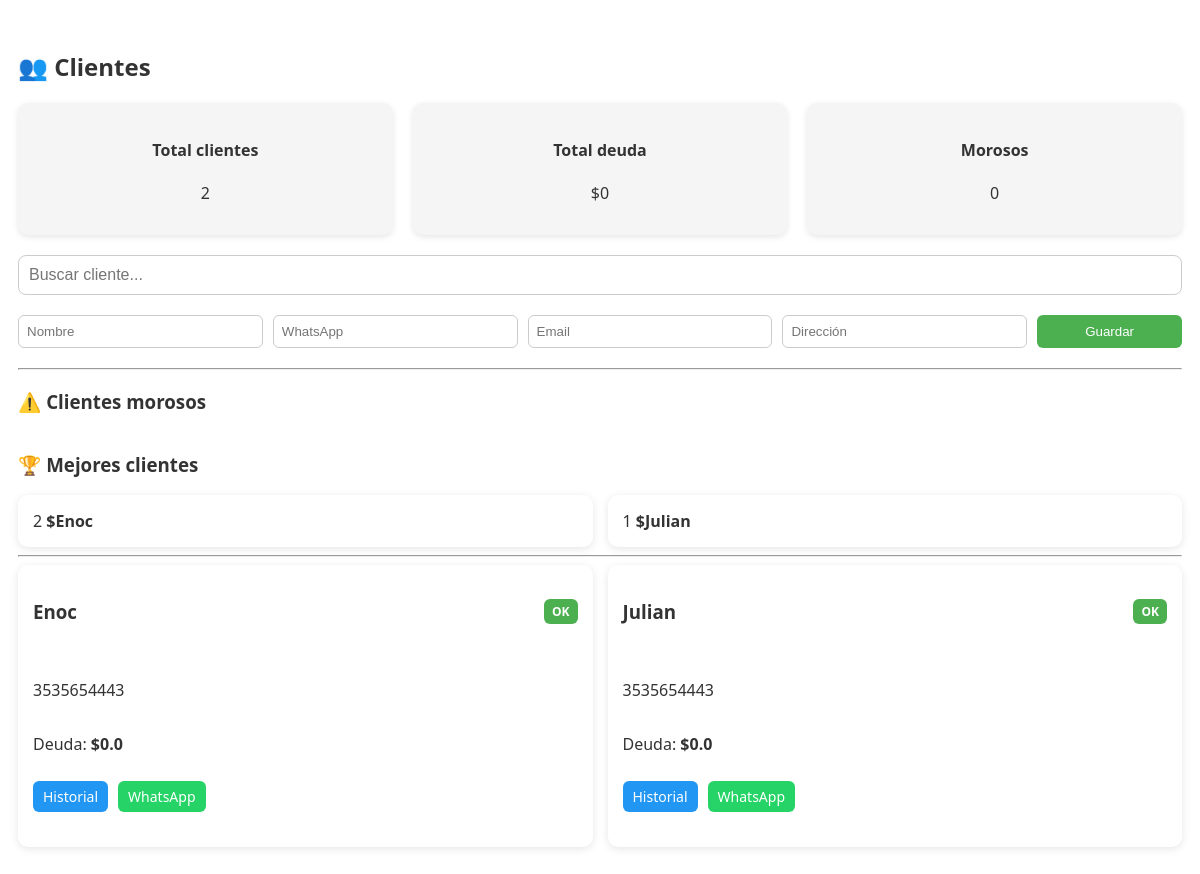
Page /clientes/ on the earlier database version.
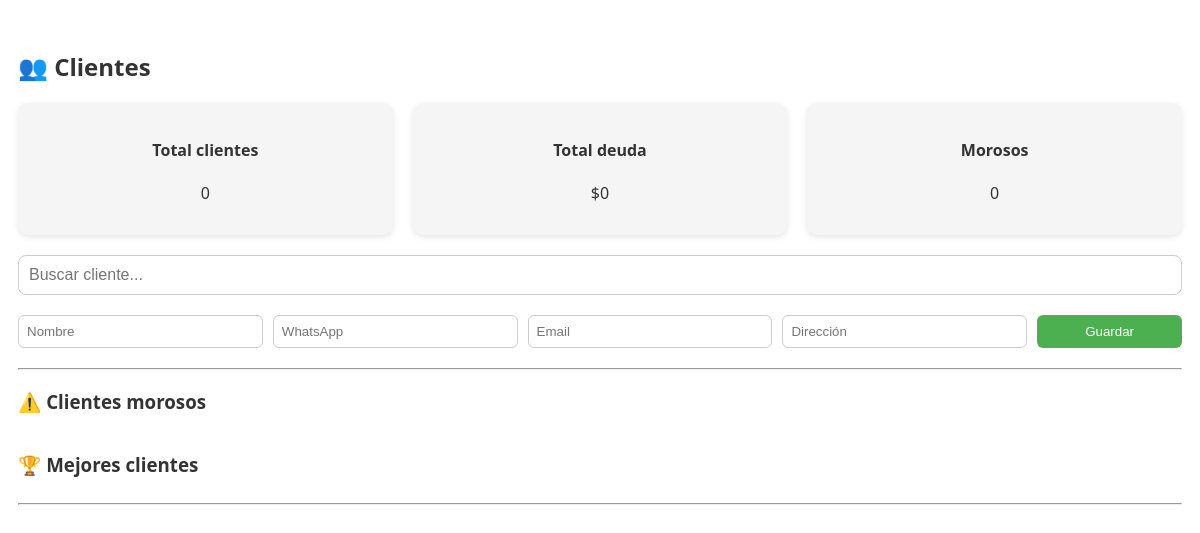
Same page on the later database version.
### app/models/cliente.py (models this page shows)
class Cliente(db.Model):
    id = db.Column(db.Integer, primary_key=True)
    nombre = db.Column(db.String(100), nullable=False)
    telefono = db.Column(db.String(20))
    email = db.Column(db.String(120))
    direccion = db.Column(db.String(200))
    saldo_deuda = db.Column(db.Float, default=0)
    fecha_creacion = db.Column(db.DateTime, default=datetime.utcnow)
    ventas = db.relationship("Venta", backref="cliente", lazy=True)
    pagos = db.relationship("Pago", backref="cliente", lazy=True)

### app/clientes.py (the view)
@clientes_bp.route("/")
def index():
    try:
        clientes = Cliente.query.order_by(Cliente.nombre).all()
        clientes_morosos = Cliente.query.filter(
            Cliente.saldo_deuda > 50000
        ).order_by(Cliente.saldo_deuda.desc()).all()
        ranking = (
            db.session.query(
                Cliente.id,
                Cliente.nombre,
                func.coalesce(func.sum(Venta.total), 0).label("total_compras")
            )
            .outerjoin(Venta)
            .group_by(Cliente.id)
            .order_by(func.sum(Venta.total).desc())
            .limit(10)
            .all()
        )
        total_deuda = db.session.query(func.sum(Cliente.saldo_deuda)).scalar() or 0
        return render_template(
            "clientes.html",
            clientes=clientes,
            clientes_morosos=clientes_morosos,
            ranking=ranking,
            total_deuda=total_deuda
        )
    except Exception as e:
        flash("Error cargando clientes", "error")
        return render_template("clientes.html", clientes=[], clientes_morosos=[], ranking=[])

### app/templates/clientes.html (shortened to what this page needs)
<link rel="stylesheet" href="{{ url_for('static', filename='css/clientes.css') }}">
<div class="clientes-container">
    <h2>👥 Clientes</h2>
    <div class="clientes-stats">
        <div class="stat">
            <h4>Total clientes</h4>
            <p>{{ clientes|length }}</p>
        </div>
        <div class="stat">
            <h4>Total deuda</h4>
            <p>${{ total_deuda }}</p>
        </div>
        <div class="stat">
            <h4>Morosos</h4>
            <p>{{ clientes_morosos|length }}</p>
        </div>
    </div>
    <input id="buscador" placeholder="Buscar cliente..." class="buscador">
    <form method="POST" action="/clientes/crear" class="form-cliente">
        <input name="nombre" placeholder="Nombre" required>
        <input name="telefono" placeholder="WhatsApp">
        <input name="email" placeholder="Email">
        <input name="direccion" placeholder="Dirección">
        <button>Guardar</button>
    </form>
    <hr>
    <h3>⚠️ Clientes morosos</h3>
    <h3>🏆 Mejores clientes</h3>
    <div class="ranking">
        {% for r in ranking %}
        <div class="ranking-item">
            <span>{{ r[0] }}</span>
            <strong>${{ r[1] }}</strong>
        </div>
        {% endfor %}
    </div>
    <hr>
    <div class="clientes-grid" id="lista-clientes">
        {% for c in clientes %}
        <div class="card-cliente">
            <div class="cliente-header">
                <h3>{{ c.nombre }}</h3>
                {% if c.saldo_deuda == 0 %}
                <span class="estado ok">OK</span>
                {% elif c.saldo_deuda > 50000 %}
                <span class="estado alto">ALTO</span>
                {% else %}
                <span class="estado medio">MEDIO</span>
                {% endif %}
            </div>
            <p>{{ c.telefono }}</p>
            <p>Deuda: <strong>${{ c.saldo_deuda }}</strong></p>
            <div class="acciones">
                <a href="/clientes/{{ c.id }}" class="btn ver">
                    Historial
                </a>
                <a target="_blank"
                   href="https://wa.me/549{{ c.telefono }}"
                   class="btn whatsapp">
                   WhatsApp
                </a>
            </div>
        </div>
        {% endfor %}
    </div>
</div>

### app/static/css/clientes.css (style rules this page uses)
.clientes-container { max-width: 1200px; margin: 20px auto; padding: 10px; font-family: 'Segoe UI', sans-serif; color: #333; }
.clientes-stats { display: flex; gap: 20px; margin-bottom: 20px; }
.clientes-stats .stat { background: #f5f5f5; padding: 15px; border-radius: 10px; flex: 1; text-align: center; box-shadow: 0 2px 6px rgba(0,0,0,0.1); }
.buscador { width: 100%; padding: 10px; margin-bottom: 20px; border-radius: 8px; border: 1px solid #ccc; font-size: 16px; }
.form-cliente { display: flex; flex-wrap: wrap; gap: 10px; margin-bottom: 20px; }
.form-cliente input { padding: 8px; border-radius: 6px; border: 1px solid #ccc; flex: 1 1 200px; }
.form-cliente button { background-color: #4CAF50; color: white; padding: 8px 12px; border: none; border-radius: 6px; cursor: pointer; flex: 1 1 100px; transition: background 0.3s; }

Differences in the rows shown:
removed Cliente: id "2", nombre "Enoc", shows "OK", telefono "3535654443", saldo_deuda "0.0"
removed Cliente: id "1", nombre "Julian", shows "OK", telefono "3535654443", saldo_deuda "0.0"
Other differences:
{{ clientes|length }}: "2" → "0"
